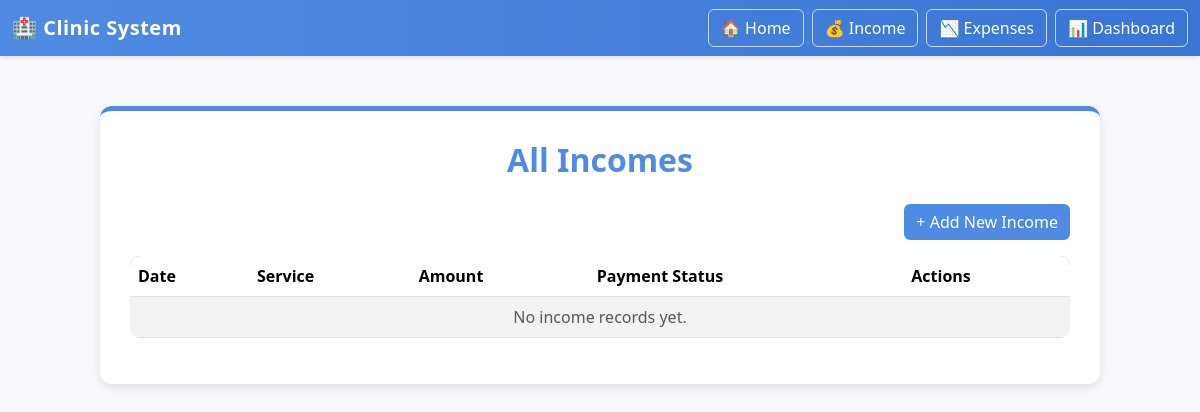
Page /income/ on the earlier database version.
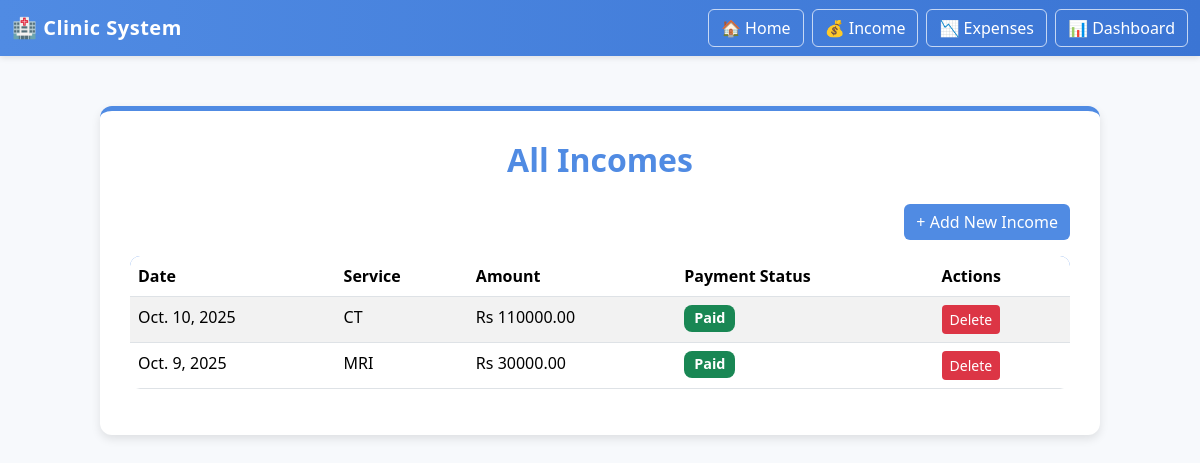
Same page on the later database version.
### core/models.py (models this page shows, shortened)
class Income(models.Model):
    SERVICE_CHOICES = [
        ("OPD", "OPD"),
        ("Labs", "Labs"),
        ("CT", "CT"),
        ("MRI", "MRI"),
        ("Endoscopy", "Endoscopy"),
        ("EU Diagnostics", "EU Diagnostics"),
        ("ERCP", "ERCP"),
        ("EUS Interventional", "EUS Interventional"),
        ("ANCILLARY SERVICES", "ANCILLARY SERVICES"),
    ]
    date = models.DateField()
    service = models.CharField(max_length=50, choices=SERVICE_CHOICES)
    amount = models.DecimalField(max_digits=10, decimal_places=2)
    payment_status = models.CharField(
        max_length=20,
        choices=[("Paid", "Paid"), ("Pending", "Pending")],
        default="Paid",
    )

### core/views.py (the view)
# urls.py: path("income/", views.income_list, name="income_list"),
def income_list(request):
    income = Income.objects.all().order_by("-date")
    return render(request, "income/income_list.html", {"income": income})

### core/templates/income/income_list.html (shortened to what this page needs)
{% extends "base.html" %}
{% block content %}
<div class="income-container">
  <h2>All Incomes</h2>
  <div class="text-end mb-3">
    <a href="{% url 'income_create' %}" class="btn btn-primary">+ Add New Income</a>
  </div>
  <table class="table table-striped">
    <thead>
      <tr>
        <th>Date</th>
        <th>Service</th>
        <th>Amount</th>
        <th>Payment Status</th>
        <th>Actions</th>
      </tr>
    </thead>
    <tbody>
      {% for i in income %}
      <tr>
        <td>{{ i.date }}</td>
        <td>{{ i.service }}</td>
        <td>Rs {{ i.amount }}</td>
        <td>
          {% if i.payment_status == "Paid" %}
            <span class="badge bg-success">{{ i.payment_status }}</span>
          {% elif i.payment_status == "Pending" %}
            <span class="badge bg-warning text-dark">{{ i.payment_status }}</span>
          {% else %}
            <span class="badge bg-danger">{{ i.payment_status }}</span>
          {% endif %}
        </td>
        <td>
          <form method="post" action="{% url 'income_delete' i.id %}">
            <button type="submit" class="btn btn-sm btn-danger">Delete</button>
          </form>
        </td>
      </tr>
      {% empty %}
      <tr>
        <td colspan="5" class="text-center text-muted">No income records yet.</td>
      </tr>
      {% endfor %}
    </tbody>
  </table>
</div>
{% endblock %}

### core/templates/base.html (shortened to what this page needs)
<!DOCTYPE html>
<html lang="en">
<head>
  <link rel="stylesheet" href="https://cdn.jsdelivr.net/npm/bootstrap@5.3.2/dist/css/bootstrap.min.css">
</head>
<body>
  <nav class="navbar navbar-expand-lg">
    <div class="container-fluid">
      <a class="navbar-brand" href="{% url 'home' %}">🏥 Clinic System</a>
      <div class="collapse navbar-collapse">
        <ul class="navbar-nav ms-auto">
          <li class="nav-item">
            <a class="btn btn-outline-light me-2" href="{% url 'home' %}">🏠 Home</a>
          </li>
          <li class="nav-item">
            <a class="btn btn-outline-light me-2" href="{% url 'income_list' %}">💰 Income</a>
          </li>
          <li class="nav-item">
            <a class="btn btn-outline-light me-2" href="{% url 'expenses_list' %}">📉 Expenses</a>
          </li>
          <li class="nav-item">
            <a class="btn btn-outline-light" href="{% url 'dashboard' %}">📊 Dashboard</a>
          </li>
        </ul>
      </div>
    </div>
  </nav>
  <div class="container">
    {% block content %}
    {% endblock %}
  </div>
</body>
</html>

### core/templates/base.html (style rules this page uses)
body { background-color: #f7f9fc; font-family: 'Segoe UI', Tahoma, Geneva, Verdana, sans-serif; }
.navbar { background: linear-gradient(90deg, #508be3 0%, #3b75d4 100%); box-shadow: 0 2px 6px rgba(0, 0, 0, 0.1); }
.navbar-brand { font-weight: bold; color: #ffffff !important; letter-spacing: 0.5px; }
.navbar .btn-outline-light { border-color: rgba(255, 255, 255, 0.7); color: #ffffff; transition: all 0.3s ease; }
.container { margin-top: 40px; }

### core/templates/income/income_list.html (style rules this page uses)
.income-container { background: #fff; border-radius: 12px; padding: 30px; box-shadow: 0 4px 10px rgba(0,0,0,0.1); border-top: 5px solid #508be3; margin: 50px auto; max-width: 1000px; }
.income-container h2 { color: #508be3; font-weight: 700; text-align: center; margin-bottom: 25px; }
.btn-primary { background-color: #508be3; border: none; transition: 0.3s; }
.table { border-radius: 10px; overflow: hidden; }
.table thead { background-color: #508be3; color: white; }
.table-striped tbody tr:nth-of-type(odd) { background-color: #f8f9fa; }
.badge { font-size: 0.9rem; padding: 6px 10px; border-radius: 8px; }
.btn-danger { background-color: #dc3545; border: none; transition: 0.3s; }

Differences in the rows shown:
added Income: date "Oct. 10, 2025", service "CT", amount "110000.00", payment_status "Paid"
added Income: date "Oct. 9, 2025", service "MRI", amount "30000.00", payment_status "Paid"
Other differences:
text no longer shown: "No income records yet."
